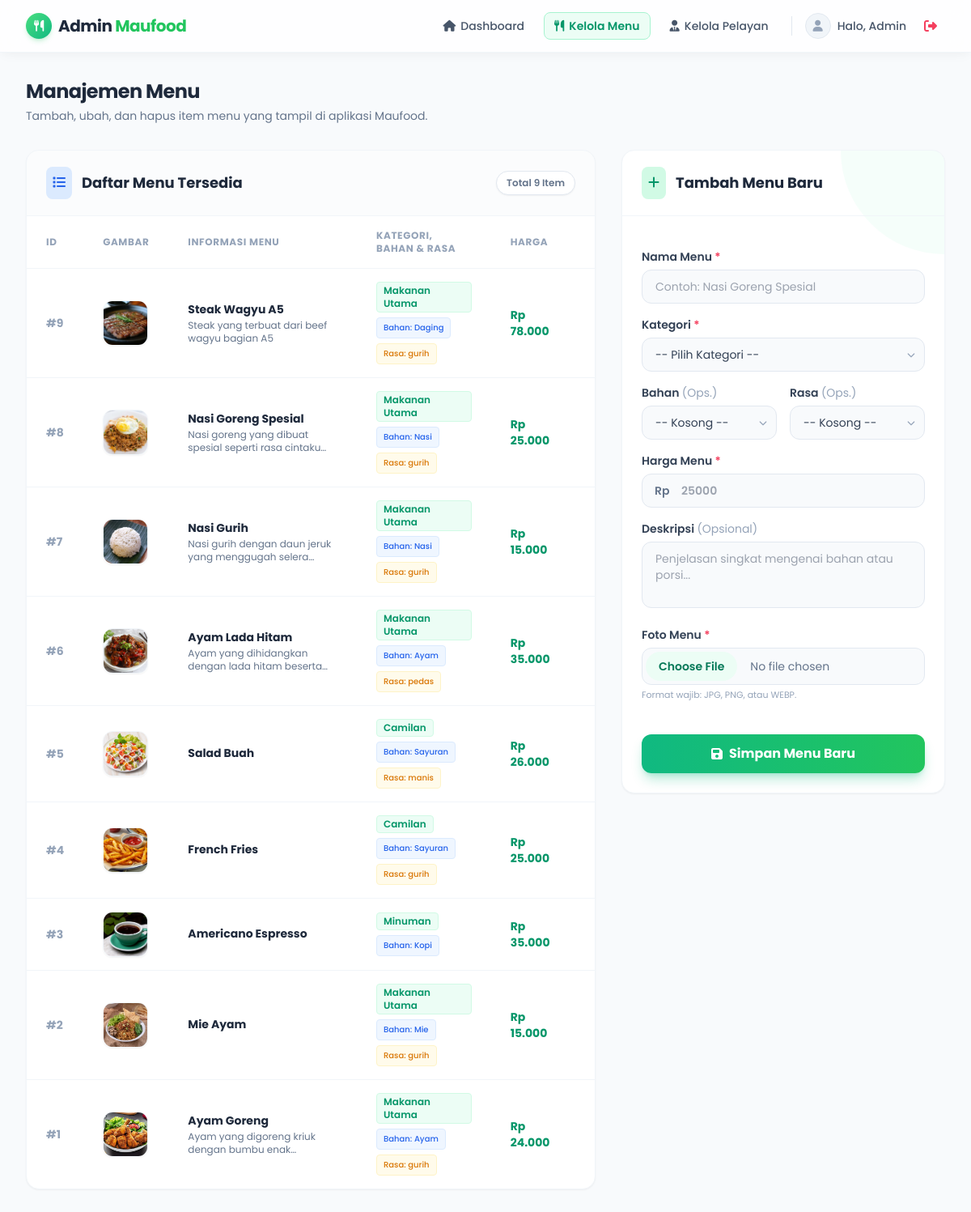
Page /admin/menu.php (signed in) on the committed database.
### tables this page shows
CREATE TABLE `menu` (
  `id` int NOT NULL,
  `nama_menu` varchar(100) DEFAULT NULL,
  `harga` int DEFAULT NULL,
  `deskripsi` text,
  `kategori` varchar(50) DEFAULT NULL,
  `bahan_baku` varchar(50) DEFAULT NULL,
  `rasa` enum('manis','pedas','gurih') DEFAULT NULL,
  `gambar` varchar(255) DEFAULT NULL
);

### admin/menu.php (the view, shortened to what the rows shown need)
<?php
include '../config/koneksi.php';
$menuToEdit = null;
$menuList = mysqli_query($conn, "SELECT * FROM menu ORDER BY id DESC");
?>
<!DOCTYPE html>
<html lang="id">
<head>
    <script src="https://cdn.tailwindcss.com"></script>
    <link rel="stylesheet" href="https://cdnjs.cloudflare.com/ajax/libs/font-awesome/6.4.0/css/all.min.css">
</head>
<body class="bg-slate-50 text-slate-800 antialiased min-h-screen flex flex-col">
    <nav class="bg-white/80 backdrop-blur-md shadow-[0_2px_15px_-3px_rgba(0,0,0,0.07)] sticky top-0 z-50 border-b border-slate-100">
        <div class="max-w-[1400px] mx-auto px-4 sm:px-6 lg:px-8">
            <div class="flex justify-between h-16 items-center">
                <div class="flex-shrink-0 flex items-center gap-2">
                    <h1 class="font-bold text-xl tracking-tight hidden sm:block">Admin <span class="text-green-500">Maufood</span></h1>
                </div>
            </div>
        </div>
    </nav>
    <main class="flex-grow max-w-[1400px] w-full mx-auto px-4 sm:px-6 lg:px-8 py-8">
        <div class="mb-8">
            <h2 class="text-2xl font-bold text-slate-800 tracking-tight">Manajemen Menu</h2>
        </div>
        <div class="flex flex-col lg:flex-row gap-8 items-start">
            <div class="flex-1 w-full bg-white rounded-2xl shadow-sm border border-slate-100 overflow-hidden">
                <div class="overflow-x-auto custom-scroll">
                    <table class="w-full text-left border-collapse min-w-[800px]">
                        <thead>
                            <tr class="bg-white border-b border-slate-100 text-slate-400 text-xs uppercase tracking-wider font-semibold">
                                <th class="px-6 py-4 w-16">ID</th>
                                <th class="px-6 py-4 w-24">Gambar</th>
                                <th class="px-6 py-4">Informasi Menu</th>
                                <th class="px-6 py-4">Kategori, Bahan & Rasa</th>
                                <th class="px-6 py-4">Harga</th>
                                <th class="px-6 py-4 text-center">Aksi</th>
                            </tr>
                        </thead>
                        <tbody class="divide-y divide-slate-100 text-sm">
                            <?php if (mysqli_num_rows($menuList) === 0): ?>
                                <tr>
                                    <td colspan="6" class="px-6 py-12 text-center">
                                        <div class="inline-flex items-center justify-center w-16 h-16 rounded-full bg-slate-50 text-slate-300 mb-3">
                                            <i class="fa-solid fa-utensils text-2xl"></i>
                                        </div>
                                        <p class="text-slate-500 font-medium">Belum ada menu yang terdaftar.</p>
                                    </td>
                                </tr>
                            <?php else: ?>
                                <?php while ($menu = mysqli_fetch_assoc($menuList)): ?>
                                    <tr class="hover:bg-slate-50/80 transition-colors group">
                                        <td class="px-6 py-4 font-bold text-slate-400">
                                            #<?= htmlspecialchars($menu['id']) ?>
                                        </td>
                                        <td class="px-6 py-4">
                                            <?php if (!empty($menu['gambar'])): ?>
                                                <div class="w-14 h-14 rounded-xl overflow-hidden shadow-sm border border-slate-100">
                                                    <img src="../upload/<?= htmlspecialchars($menu['gambar']) ?>" alt="<?= htmlspecialchars($menu['nama_menu']) ?>" class="w-full h-full object-cover group-hover:scale-110 transition-transform duration-500">
                                                </div>
                                            <?php else: ?>
                                                <div class="w-14 h-14 rounded-xl bg-slate-100 flex items-center justify-center text-slate-300">
                                                    <i class="fa-solid fa-image"></i>
                                                </div>
                                            <?php endif; ?>
                                        </td>
                                        <td class="px-6 py-4">
                                            <div class="font-bold text-slate-800 mb-0.5"><?= htmlspecialchars($menu['nama_menu']) ?></div>
                                            <div class="text-xs text-slate-500 line-clamp-2 max-w-xs" title="<?= htmlspecialchars($menu['deskripsi']) ?>">
                                                <?= htmlspecialchars($menu['deskripsi'] ?? 'Tidak ada deskripsi') ?>
                                            </div>
                                        </td>
                                        <td class="px-6 py-4">
                                            <div class="flex flex-col gap-1.5 items-start">
                                                <span class="inline-flex items-center px-2 py-0.5 rounded text-xs font-semibold bg-emerald-50 text-emerald-600 border border-emerald-100">
                                                    <?= htmlspecialchars($menu['kategori']) ?>
                                                </span>
                                                <?php if (!empty($menu['bahan_baku'])): ?>
                                                    <span class="inline-flex items-center px-2 py-0.5 rounded text-[10px] font-medium bg-blue-50 text-blue-600 border border-blue-100">
                                                        Bahan: <?= htmlspecialchars($menu['bahan_baku']) ?>
                                                    </span>
                                                <?php endif; ?>
                                                <?php if (!empty($menu['rasa'])): ?>
                                                    <span class="inline-flex items-center px-2 py-0.5 rounded text-[10px] font-medium bg-amber-50 text-amber-600 border border-amber-100">
                                                        Rasa: <?= htmlspecialchars($menu['rasa']) ?>
                                                    </span>
                                                <?php endif; ?>
                                            </div>
                                        </td>
                                        <td class="px-6 py-4">
                                            <span class="font-bold text-emerald-600">Rp <?= number_format($menu['harga'], 0, ',', '.') ?></span>
                                        </td>
                                        <td class="px-6 py-4 text-center">
                                        </td>
                                    </tr>
                                <?php endwhile; ?>
                            <?php endif; ?>
                        </tbody>
                    </table>
                </div>
            </div>
            <div class="w-full lg:w-[400px] flex-shrink-0 form-sticky">
                <div class="bg-white rounded-2xl shadow-sm border border-slate-100 overflow-hidden relative">
                    <div class="px-6 py-5 border-b border-slate-100 flex items-center gap-3 relative z-10">
                        <h2 class="font-bold text-slate-800 text-lg">
                            <?= $menuToEdit ? 'Edit Data Menu' : 'Tambah Menu Baru' ?>
                        </h2>
                    </div>
                </div>
            </div>
        </div>
    </main>
</body>
</html>

### rows in the picture
menu: id "9", gambar (picture), nama_menu "Steak Wagyu A5", deskripsi "Steak yang terbuat dari beef wagyu bagian A5", kategori "Makanan Utama", bahan_baku "Daging", rasa "gurih", harga "78.000"
menu: id "8", gambar (picture), nama_menu "Nasi Goreng Spesial", deskripsi "Nasi goreng yang dibuat spesial seperti rasa…", kategori "Makanan Utama", bahan_baku "Nasi", rasa "gurih", harga "25.000"
menu: id "7", gambar (picture), nama_menu "Nasi Gurih", deskripsi "Nasi gurih dengan daun jeruk yang menggugah…", kategori "Makanan Utama", bahan_baku "Nasi", rasa "gurih", harga "15.000"
menu: id "6", gambar (picture), nama_menu "Ayam Lada Hitam", deskripsi "Ayam yang dihidangkan dengan lada hitam…", kategori "Makanan Utama", bahan_baku "Ayam", rasa "pedas", harga "35.000"
menu: id "5", gambar (picture), nama_menu "Salad Buah", kategori "Camilan", bahan_baku "Sayuran", rasa "manis", harga "26.000"
menu: id "4", gambar (picture), nama_menu "French Fries", kategori "Camilan", bahan_baku "Sayuran", rasa "gurih", harga "25.000"
menu: id "3", gambar (picture), nama_menu "Americano Espresso", kategori "Minuman", bahan_baku "Kopi", harga "35.000"
menu: id "2", gambar (picture), nama_menu "Mie Ayam", kategori "Makanan Utama", bahan_baku "Mie", rasa "gurih", harga "15.000"
menu: id "1", gambar (picture), nama_menu "Ayam Goreng", deskripsi "Ayam yang digoreng kriuk dengan bumbu…", kategori "Makanan Utama", bahan_baku "Ayam", rasa "gurih", harga "24.000"

### other values in the picture
$_SESSION['user']['nama'] "Admin"
mysqli_num_rows($menuList) "9"
